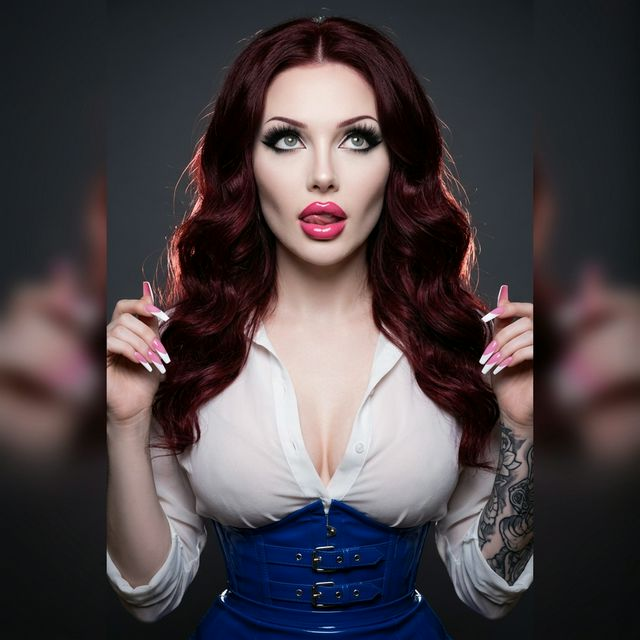
#> input picture 05_Imagenes/portadas/look103_v5.png, 640 x 640 px, given in place of cover_clara_smart_home_v2_1775236784731.png, which was not available
$ python make_covers.py
#> lines starting #> are read from the running program, lines starting #| are printed output that depends on the picture; pictures that were not available may be replaced by others from this repository, and a replacement may not be noted
"""
make_covers.py — La Voûte d'Anaïs
Adds title + author typography to raw cover images.
"""
from PIL import Image, ImageDraw, ImageFont
import textwrap, os

BRAIN = r"C:\Users\fabara\.gemini\antigravity\brain\781a99c6-0f2e-441a-88bd-83906799a5e5"
OUT   = os.path.join(BRAIN, "portadas_finales")
os.makedirs(OUT, exist_ok=True)

COVERS = [
    {
        "src":    os.path.join(BRAIN, "cover_clara_smart_home_v2_1775236784731.png"),
        "title":  "Smart Home Stepford",
        "subtitle": "La Corrupción de Clara",
        "out":    "portada_smart_home_stepford.png",
    },
    {
        "src":    os.path.join(BRAIN, "cover_valeria_elixir_v2_1775236801625.png"),
        "title":  "El Elixir de la Diosa",
        "subtitle": "",
        "out":    "portada_el_elixir_de_la_diosa.png",
    },
    {
        "src":    os.path.join(BRAIN, "cover_esteban_tacones_v2_1775236818271.png"),
        "title":  "Brillando en Tacones",
        "subtitle": "La Metamorfosis de Esteban",
        "out":    "portada_brillando_en_tacones.png",
    },
    {
        "src":    os.path.join(BRAIN, "cover_miss_doll_vinyl_v2_1775236835748.png"),
        "title":  "Eres de los hombres que…",
        "subtitle": "",
        "out":    "portada_eres_de_los_hombres_que.png",
    },
]

AUTHOR = "Anaïs Belland"
BRAND  = "La Voûte d'Anaïs"

# Try to load system fonts, fallback to default
def get_font(size, bold=False):
    candidates_bold = [
        "C:/Windows/Fonts/Georgia Bold.ttf",
        "C:/Windows/Fonts/georgiab.ttf",
        "C:/Windows/Fonts/trebucbd.ttf",
        "C:/Windows/Fonts/arialbd.ttf",
    ]
    candidates = [
        "C:/Windows/Fonts/Georgia.ttf",
        "C:/Windows/Fonts/georgia.ttf",
        "C:/Windows/Fonts/trebuc.ttf",
        "C:/Windows/Fonts/arial.ttf",
    ]
    pool = candidates_bold if bold else candidates
    for path in pool:
        if os.path.exists(path):
            try:
                return ImageFont.truetype(path, size)
            except Exception:
                continue
    return ImageFont.load_default()

def draw_text_with_shadow(draw, pos, text, font, fill, shadow_fill=(0,0,0,200), offset=3):
    x, y = pos
    draw.text((x+offset, y+offset), text, font=font, fill=shadow_fill)
    draw.text((x, y), text, font=font, fill=fill)

def add_cover_text(cfg):
    img = Image.open(cfg["src"]).convert("RGBA")
    W, H = img.size
#> W = 640; H = 640

    # ── Top band: brand ─────────────────────────────────────────────────
    band_h = int(H * 0.08)
#> band_h = 51
    overlay = Image.new("RGBA", img.size, (0, 0, 0, 0))
#> overlay: PIL image 640x640 RGBA; every value is 0
    draw = ImageDraw.Draw(overlay)

    # Dark top gradient band
    for y in range(band_h):
        alpha = int(200 * (1 - y / band_h))
        draw.rectangle([(0, y), (W, y+1)], fill=(0, 0, 0, alpha))

    # Dark bottom band for title/author
    bot_h = int(H * 0.30)
#> bot_h = 192
    for y in range(H - bot_h, H):
        alpha = int(210 * ((y - (H - bot_h)) / bot_h))
        draw.rectangle([(0, y), (W, y+1)], fill=(10, 0, 10, alpha))

    img = Image.alpha_composite(img, overlay)
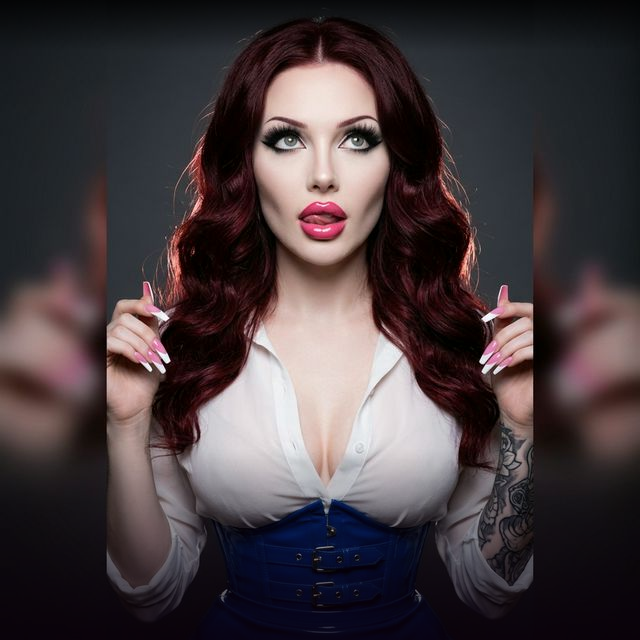
#> img: PIL image 640x640 RGBA; mean R, G, B, A 70.1, 60.1, 63.2, 255
    draw = ImageDraw.Draw(img)

    # Brand at top
    font_brand = get_font(max(18, W // 30))
    draw_text_with_shadow(draw, (W // 2 - draw.textlength(BRAND, font=font_brand) // 2, band_h // 4),
                          BRAND, font_brand, fill=(255, 192, 203, 240))

    # ── Bottom band: title + subtitle + author ───────────────────────────
    y_bot = H - bot_h + int(H * 0.03)
#> y_bot = 467

    # Title
    font_title = get_font(max(36, W // 14), bold=True)
    title = cfg["title"]
    tw = draw.textlength(title, font=font_title)
#> tw = 98
    # Wrap if too wide
    if tw > W * 0.90:
        lines = textwrap.wrap(title, width=max(10, int(len(title) * W * 0.88 / tw)))
    else:
        lines = [title]
    for line in lines:
        lw = draw.textlength(line, font=font_title)
        draw_text_with_shadow(draw, ((W - lw) // 2, y_bot), line, font_title,
                              fill=(255, 255, 255, 255))
        y_bot += font_title.size + 4
#> this loop made 1 pass
#> lw on pass 1: 98
#> after the loop, y_bot = 481

    # Subtitle (italic feel via smaller size)
    if cfg.get("subtitle"):
        font_sub = get_font(max(22, W // 24))
        sw = draw.textlength(cfg["subtitle"], font=font_sub)
#> sw = 106
        draw_text_with_shadow(draw, ((W - sw) // 2, y_bot), cfg["subtitle"], font_sub,
                              fill=(255, 182, 193, 230))
        y_bot += font_sub.size + 10
#> y_bot = 501

    # Divider line
    y_bot += 6
#> y_bot = 507
    draw.line([(W // 6, y_bot), (W * 5 // 6, y_bot)], fill=(255, 182, 193, 160), width=1)
    y_bot += 10
#> y_bot = 517

    # Author name
    font_author = get_font(max(26, W // 20))
    aw = draw.textlength(AUTHOR, font=font_author)
#> aw = 65
    draw_text_with_shadow(draw, ((W - aw) // 2, y_bot), AUTHOR, font_author,
                          fill=(255, 210, 220, 245))

    # Save
    out_path = os.path.join(OUT, cfg["out"])
    img.convert("RGB").save(out_path, "PNG", quality=95)
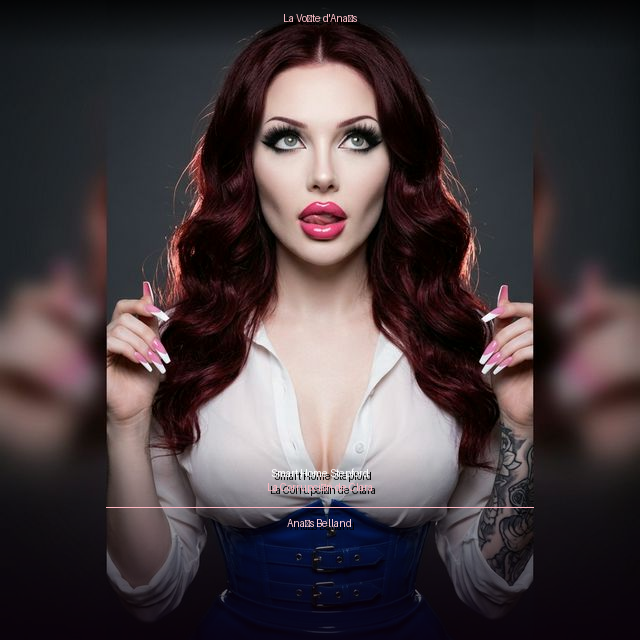
#> saved as portada_smart_home_stepford.png: PIL image 640x640 RGB; mean R, G, B 70.4, 60.2, 63.4
    print(f"✅  {cfg['out']}")
    return out_path

paths = []
for cfg in COVERS:
    paths.append(add_cover_text(cfg))
#> pass 2 of the loop `for cfg in COVERS:`:
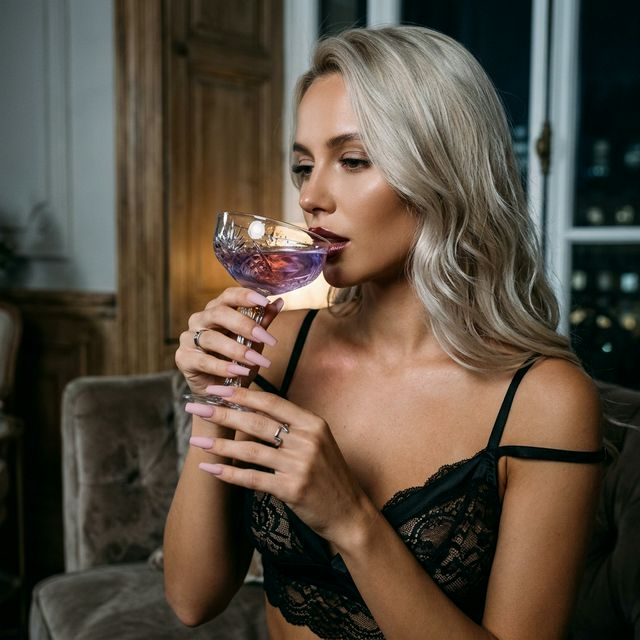
#> input picture 05_Imagenes/portadas/cover_valeria_elixir_v2_1775236801625.png, 640 x 640 px, found by its file name
#> in add_cover_text (call 2), `img = Image.alpha_composite(img, overlay)`:
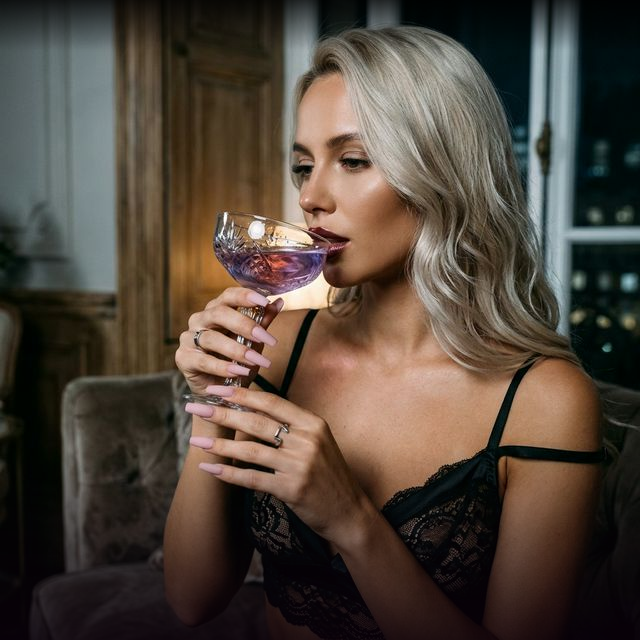
#> img: PIL image 640x640 RGBA; mean R, G, B, A 80, 68.8, 58.8, 255
#> tw = 85
#> the loop in add_cover_text (call 2), `for line in lines:` made 1 pass
#> lw on pass 1: 85
#> after the loop in add_cover_text (call 2), `for line in lines:`: y_bot = 481
#> in add_cover_text (call 2), `y_bot += 6`: y_bot = 487
#> in add_cover_text (call 2), `y_bot += 10`: y_bot = 497
#> in add_cover_text (call 2), `img.convert("RGB").save(out_path, "PNG", quality=95)`:
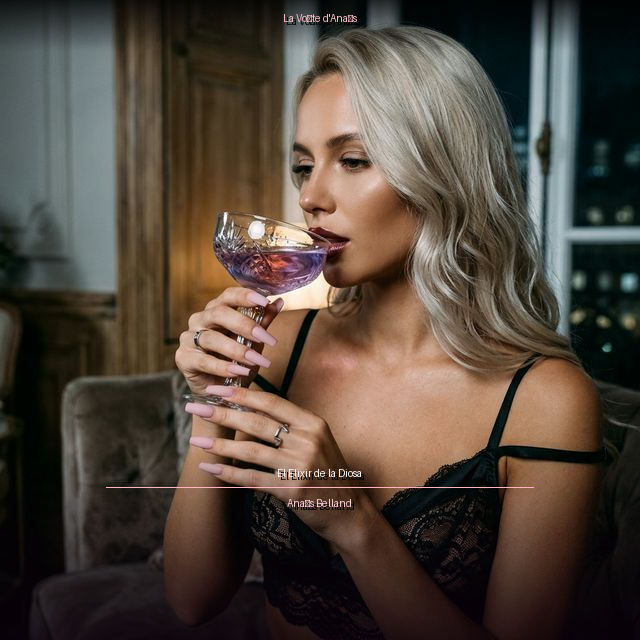
#> saved as portada_el_elixir_de_la_diosa.png: PIL image 640x640 RGB; mean R, G, B 80.4, 69.1, 59.1
#> pass 3 of the loop `for cfg in COVERS:`:
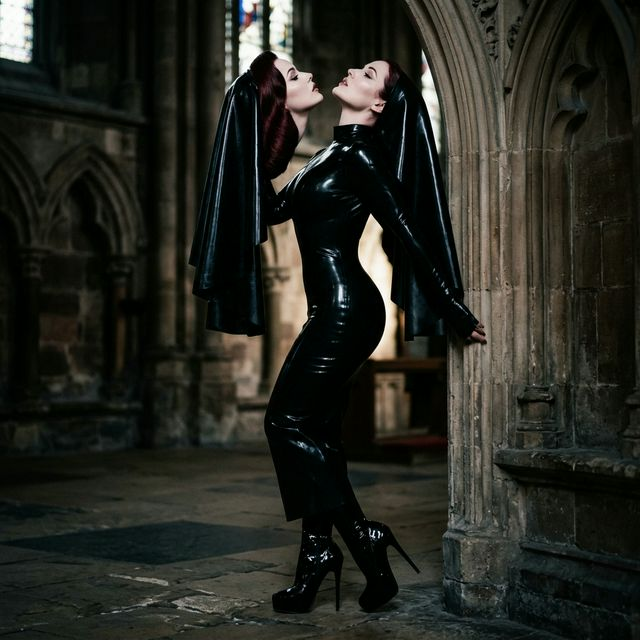
#> input picture 05_Imagenes/portadas/look107_v4.png, 640 x 640 px, given in place of cover_esteban_tacones_v2_1775236818271.png, which was not available
#> in add_cover_text (call 3), `img = Image.alpha_composite(img, overlay)`:
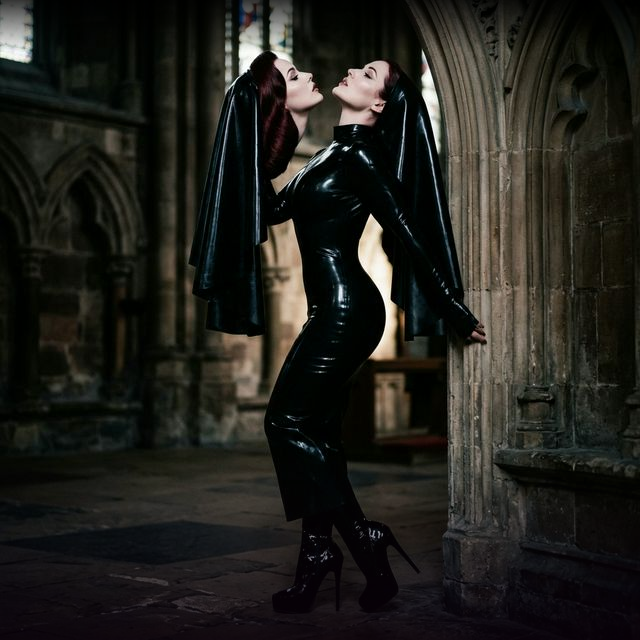
#> img: PIL image 640x640 RGBA; mean R, G, B, A 33.7, 33.1, 28.2, 255
#> tw = 97
#> the loop in add_cover_text (call 3), `for line in lines:` made 1 pass
#> lw on pass 1: 97
#> after the loop in add_cover_text (call 3), `for line in lines:`: y_bot = 481
#> sw = 126
#> in add_cover_text (call 3), `y_bot += font_sub.size + 10`: y_bot = 501
#> in add_cover_text (call 3), `y_bot += 6`: y_bot = 507
#> in add_cover_text (call 3), `y_bot += 10`: y_bot = 517
#> in add_cover_text (call 3), `img.convert("RGB").save(out_path, "PNG", quality=95)`:
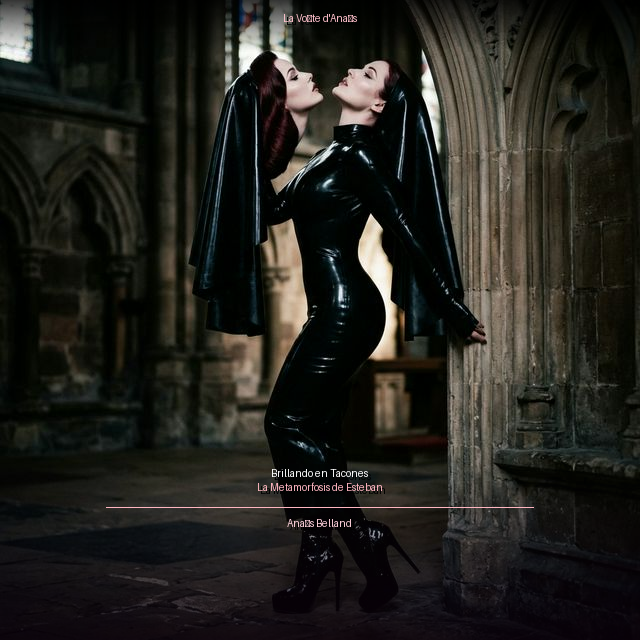
#> saved as portada_brillando_en_tacones.png: PIL image 640x640 RGB; mean R, G, B 34.4, 33.6, 28.7
#> the loop made 4 passes; the first 3 are shown

print("\n🫦 4 portadas generadas en:", OUT)
